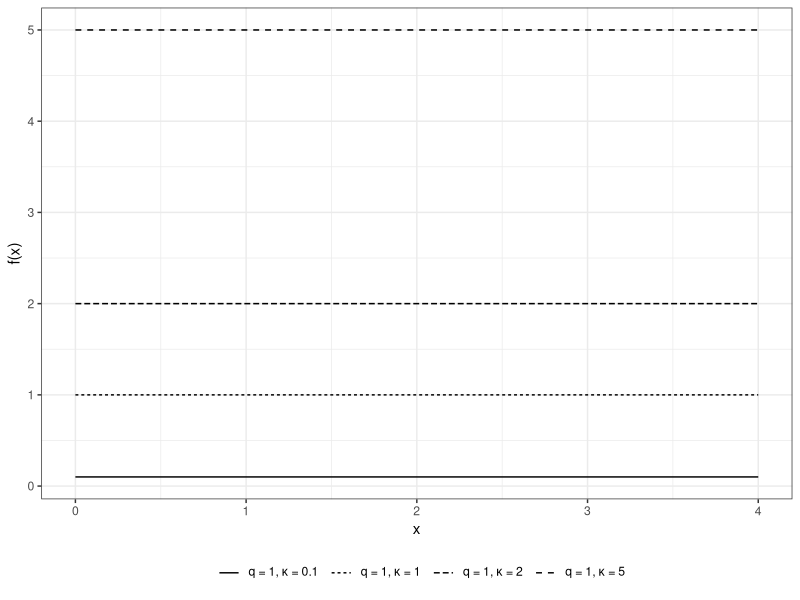

Reproduce this figure in R. (Note: this script raises an error after producing the figure.)
#' Plot densities

library(reshape2)
library(ggplot2)
library(gridExtra)
theme_set(theme_bw())

# Plots qexp kappa and q


# setting kappa

f.qk<-function(x,k,q){
  k*(2-q)*(1-(1-q)*k*x)^(1/(1-q))
}

x <- seq(0,4,length=1000)
v1.qk.k <- f.qk(x,k = 0.1,q = 1)
v2.qk.k <- f.qk(x,k = 1,q = 1)
v3.qk.k <- f.qk(x,k = 2,q = 1)
v4.qk.k <- f.qk(x,k = 5,q = 1)

df.qk.k <- data.frame(x = x, v1 = v1.qk.k, v2 = v2.qk.k, v3 = v3.qk.k, v4 = v4.qk.k)


legenda.k <- c(expression(paste(q, " = 1, ", kappa," = 0.1 " ), 
                        paste(q, " = 1, ", kappa," = 1 "),
                        paste(q, " = 1, ", kappa," = 2 "),
                        paste(q, " = 1, ", kappa," = 5 ")))

p.qk.k <- ggplot(melt(df.qk.k,id.vars='x'), aes(x,value,group=variable))+
          geom_line(aes(linetype = variable)) + ylab("f(x)")+
          scale_linetype_discrete(labels=legenda.k, name=" ")+
          theme(legend.position="bottom")

p.qk.k


#####
x <- seq(0,4,length=1000)
v1.qk.k <- dtsal(x,shape = 0.1,scale = 1)
v2.qk.k <- dtsal(x,shape = 1,scale = 1)
v3.qk.k <- dtsal(x,shape = 2,scale = 1)
v4.qk.k <- dtsal(x,shape = 5,scale = 1)

df.qk.k <- data.frame(x = x, v1 = v1.qk.k, v2 = v2.qk.k, v3 = v3.qk.k, v4 = v4.qk.k)


legenda.k <- c(expression(paste(q, " = 1, ", kappa," = 0.1 " ), 
                          paste(q, " = 1, ", kappa," = 1 "),
                          paste(q, " = 1, ", kappa," = 2 "),
                          paste(q, " = 1, ", kappa," = 5 ")))

p.qk.k <- ggplot(melt(df.qk.k,id.vars='x'), aes(x,value,group=variable))+
  geom_line(aes(linetype = variable)) + ylab("f(x)")+
  scale_linetype_discrete(labels=legenda.k, name=" ")+
  theme(legend.position="bottom")

p.qk.k

####



# setting q


v1.qk.q <- f.qk(x,k = 1,q = 1.001)
v2.qk.q <- f.qk(x,k = 1,q = 1.2)
v3.qk.q <- f.qk(x,k = 1,q = 1.5)

df.qk.q <- data.frame(x = x, v1 = v1.qk.q, v2 = v2.qk.q, v3 = v3.qk.q)


legenda.q <- c(expression(paste(q, " = 1, ", kappa," = 1 " ), 
                                paste(q, " = 1.2, ", kappa," = 1 "),
                                paste(q, " = 1.5, ", kappa," = 1 ")))

p.qk.q <- ggplot(melt(df.qk.q,id.vars='x'), aes(x,value,group=variable))+
  geom_line(aes(linetype = variable)) + ylab("f(x)")+
  scale_linetype_discrete(labels=legenda.q, name=" ")+
  theme(legend.position="bottom")

p.qk.q



########
v1.qk.q <- dtsal(x,shape = 1,scale = 1.001)
v2.qk.q <- dtsal(x,shape = 1,scale = 1.2)
v3.qk.q <- dtsal(x,shape = 1,scale = 1.5)

df.qk.q <- data.frame(x = x, v1 = v1.qk.q, v2 = v2.qk.q, v3 = v3.qk.q)


legenda.q <- c(expression(paste(q, " = 1, ", kappa," = 1 " ), 
                          paste(q, " = 1.2, ", kappa," = 1 "),
                          paste(q, " = 1.5, ", kappa," = 1 ")))

p.qk.q <- ggplot(melt(df.qk.q,id.vars='x'), aes(x,value,group=variable))+
  geom_line(aes(linetype = variable)) + ylab("f(x)")+
  scale_linetype_discrete(labels=legenda.q, name=" ")+
  theme(legend.position="bottom")

p.qk.q

#####

# Plots qexp mu and theta

theta.1 = 0.5
theta.2 = 1
theta.3 = 6
theta.4 = 100


# setting mu = 1

x <- seq(0,5,length=1000)
v1.mt.1 <- dtsal(x,shape = theta.1+1, scale = 1*theta.1)
v1.mt.2 <- dtsal(x,shape = theta.2+1, scale = 1*theta.2)
v1.mt.3 <- dtsal(x,shape = theta.3+1, scale = 1*theta.3)
v1.mt.4 <- dtsal(x,shape = theta.4+1, scale = 1*theta.4)

df.mt.1 <- data.frame(x = x, v1 = v1.mt.1, v2 = v1.mt.2, v3 = v1.mt.3, v4 = v1.mt.4)


legenda.1 <- c(expression(paste(mu, " = 1.0, ", theta," = 0.5 " ), 
                        paste(mu, " = 1.0, ", theta," = 1 "),
                        paste(mu, " = 1.0, ", theta," = 6 "),
                        paste(mu, " = 1.0, ", theta," = 100 ")))

p.mt.1 <- ggplot(melt(df.mt.1,id.vars='x'), aes(x,value,group=variable))+
  geom_line(aes(linetype = variable)) + ylab("f(x)")+
  scale_linetype_discrete(labels=legenda.1, name=" ")+
  theme(legend.position="bottom")

p.mt.1


# setting mu = 10

x <- seq(0,50,length=1000)
v2.mt.1 <- dtsal(x,shape = theta.1+1, scale = 10*theta.1)
v2.mt.2 <- dtsal(x,shape = theta.2+1, scale = 10*theta.2)
v2.mt.3 <- dtsal(x,shape = theta.3+1, scale = 10*theta.3)
v2.mt.4 <- dtsal(x,shape = theta.4+1, scale = 10*theta.4)

df.mt.2 <- data.frame(x = x, v1 = v2.mt.1, v2 = v2.mt.2, v3 = v2.mt.3, v4 = v2.mt.4)


legenda.2 <- c(expression(paste(mu, " = 10, ", theta," = 0.5 " ), 
                          paste(mu, " = 10, ", theta," = 1 "),
                          paste(mu, " = 10, ", theta," = 6 "),
                          paste(mu, " = 10, ", theta," = 100 ")))

p.mt.2 <- ggplot(melt(df.mt.2,id.vars='x'), aes(x,value,group=variable))+
  geom_line(aes(linetype = variable)) + ylab("f(x)")+
  scale_linetype_discrete(labels=legenda.2, name=" ")+
  theme(legend.position="bottom")

p.mt.2


# setting mu = 100

x <- seq(0,500,length=1000)
v3.mt.1 <- dtsal(x,shape = theta.1+1, scale = 100*theta.1)
v3.mt.2 <- dtsal(x,shape = theta.2+1, scale = 100*theta.2)
v3.mt.3 <- dtsal(x,shape = theta.3+1, scale = 100*theta.3)
v3.mt.4 <- dtsal(x,shape = theta.4+1, scale = 100*theta.4)

df.mt.3 <- data.frame(x = x, v1 = v3.mt.1, v2 = v3.mt.2, v3 = v3.mt.3, v4 = v3.mt.4)


legenda.3 <- c(expression(paste(mu, " = 100, ", theta," = 0.5 " ), 
                          paste(mu, " = 100, ", theta," = 1 "),
                          paste(mu, " = 100, ", theta," = 6 "),
                          paste(mu, " = 100, ", theta," = 100 ")))

p.mt.3 <- ggplot(melt(df.mt.3,id.vars='x'), aes(x,value,group=variable))+
  geom_line(aes(linetype = variable)) + ylab("f(x)")+
  scale_linetype_discrete(labels=legenda.3, name=" ")+
  theme(legend.position="bottom")

p.mt.3


# Comparison of the tails of the Exponential and qExponential distributions (theta = 1 and mu = 1)

theta = 1 ; mu = 1
x = seq(0,15,.10)
d.qexp = dtsal(x,shape = theta+1,scale = mu*theta)
d.exp = dexp(x,1)

df.comp <- data.frame(x,d.qexp,d.exp)
p.comp.1 <- ggplot(melt(df.comp,id.vars='x'), aes(x,value,group=variable)) +
              geom_line(aes(linetype = variable)) +
              scale_linetype_discrete("", labels = c("q-Exponencial", "Exponencial"))+
              xlab("x") + ylab("f(x)") +
              theme(legend.position="top")


p.comp.1

p.comp.2 <- ggplot(melt(df.comp,id.vars='x'), aes(x,value,group=variable)) +
  geom_line(aes(linetype = variable)) +
  coord_cartesian(xlim=c(7,15), ylim = c(0,.02)) +  
  scale_linetype_discrete("", labels = c("q-Exponencial", "Exponencial")) +
  xlab("x") + ylab("f(x)") +
  theme(legend.position="top")


p.comp.2

grid.arrange(p.comp.1,p.comp.2)




